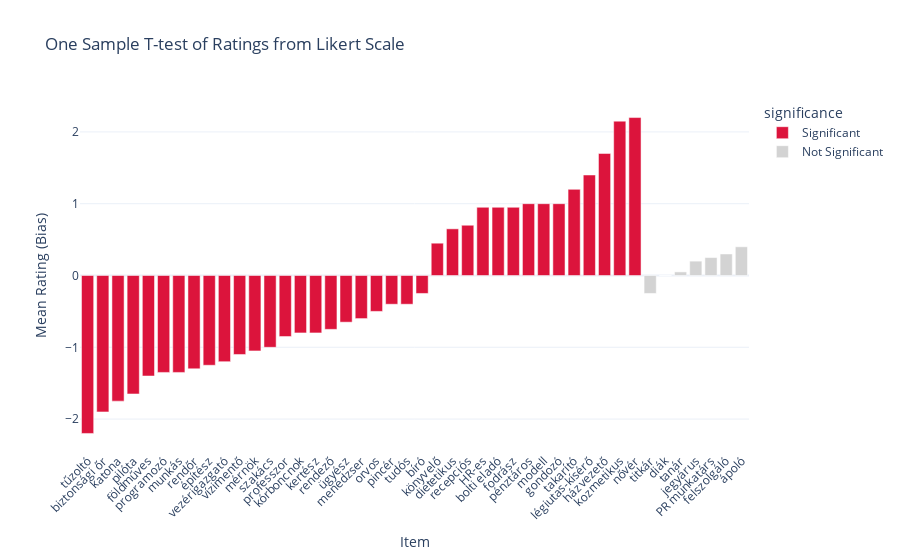

The notebook cell saved with this chart:
### Code cell
# Sort by mean for better readability
df_results_sorted = df_results.sort_values(by='mean')

# Create color labels
df_results_sorted['significance'] = df_results_sorted['significant'].map({True: 'Significant', False: 'Not Significant'})

# Plot
fig = px.bar(
    df_results_sorted,
    x='item',
    y='mean',
    color='significance',
    color_discrete_map={'Significant': 'crimson', 'Not Significant': 'lightgray'},
    title='One Sample T-test of Ratings from Likert Scale',
    labels={'item': 'Item', 'mean': 'Mean Rating'},
    hover_data=['p_value']
)

fig.update_layout(
    xaxis_tickangle=-45,
    yaxis_title='Mean Rating (Bias)',
    xaxis_title='Item',
    template='plotly_white'
)

fig.show()

# Save it as html
fig.write_html('occupations_ttest_hu.html')

# Save it as image  
fig.write_image('occupations_ttest_hu.png', scale=2, width=1000, height=500)

### Figure 1 — Plotly figure (JSON) as saved in the notebook; plotly's stock layout.template omitted (floating-point values rounded to 4 significant figures)
{"data": [{"customdata": [[8.478e-11], [8.075e-14], [1.242e-09], [2.436e-08], [1.982e-08], [1.387e-07], [4.949e-07], [6.931e-07], [2.727e-06], [1.171e-06], [1.461e-05], [1.752e-05], [6.345e-06], [0.0006486], [0.0003932], [0.0003932], [0.0001623], [0.0009606], [0.0008732], [0.001576], [0.04209], [0.007523], [0.02099], [0.03513], [0.0003581], [0.0009482], [5.742e-05], [5.742e-05], [5.742e-05], [1.998e-05], [0.0001055], [0.0005365], [6.644e-05], [3.374e-07], [5.507e-07], [1.164e-12], [3.42e-10]], "hovertemplate": "significance=Significant<br>Item=%{x}<br>Mean Rating=%{y}<br>p_value=%{customdata[0]}<extra></extra>", "legendgroup": "Significant", "marker": {"color": "crimson", "pattern": {"shape": ""}}, "name": "Significant", "orientation": "v", "showlegend": true, "textposition": "auto", "type": "bar", "x": ["tűzoltó", "biztonsági őr", "katona", "pilóta", "földműves", "programozó", "munkás", "rendőr", "építész", "vezérigazgató", "vízimentő", "mérnök", "szakács", "professzor", "kórboncnok", "kertész", "rendező", "ügyész", "menedzser", "orvos", "pincér", "tudós", "bíró", "könyvelő", "dietetikus", "recepciós", "HR-es", "bolti eladó", "fodrász", "pénztáros", "modell", "gondozó", "takarító", "légiutas-kísérő", "házvezető", "kozmetikus", "nővér"], "xaxis": "x", "y": [-2.2, -1.9, -1.75, -1.65, -1.4, -1.35, -1.35, -1.3, -1.25, -1.2, -1.1, -1.05, -1.0, -0.85, -0.8, -0.8, -0.75, -0.65, -0.6, -0.5, -0.4, -0.4, -0.25, 0.45, 0.65, 0.7, 0.95, 0.95, 0.95, 1.0, 1.0, 1.0, 1.2, 1.4, 1.7, 2.15, 2.2], "yaxis": "y"}, {"customdata": [[0.3489], [NaN], [0.8336], [0.2585], [0.09615], [0.08281], [0.2019]], "hovertemplate": "significance=Not Significant<br>Item=%{x}<br>Mean Rating=%{y}<br>p_value=%{customdata[0]}<extra></extra>", "legendgroup": "Not Significant", "marker": {"color": "lightgray", "pattern": {"shape": ""}}, "name": "Not Significant", "orientation": "v", "showlegend": true, "textposition": "auto", "type": "bar", "x": ["titkár", "diák", "tanár", "jegyárus", "PR munkatárs", "felszolgáló", "ápoló"], "xaxis": "x", "y": [-0.25, 0.0, 0.05, 0.2, 0.25, 0.3, 0.4], "yaxis": "y"}], "layout": {"barmode": "relative", "legend": {"title": {"text": "significance"}, "tracegroupgap": 0}, "title": {"text": "One Sample T-test of Ratings from Likert Scale"}, "xaxis": {"anchor": "y", "domain": [0, 1], "tickangle": -45, "title": {"text": "Item"}}, "yaxis": {"anchor": "x", "domain": [0, 1], "title": {"text": "Mean Rating (Bias)"}}}}
